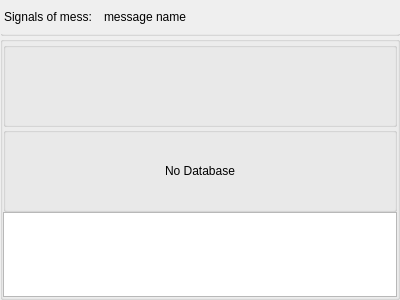
<?xml version="1.0" encoding="UTF-8"?>
<ui version="4.0">
 <class>C_CamGenSigWidget</class>
 <widget class="QWidget" name="C_CamGenSigWidget">
  <property name="geometry">
   <rect>
    <x>0</x>
    <y>0</y>
    <width>400</width>
    <height>300</height>
   </rect>
  </property>
  <property name="windowTitle">
   <string>C_CamGenSigWidget</string>
  </property>
  <layout class="QVBoxLayout" name="verticalLayout" stretch="0,0,1">
   <property name="spacing">
    <number>0</number>
   </property>
   <property name="leftMargin">
    <number>0</number>
   </property>
   <property name="topMargin">
    <number>0</number>
   </property>
   <property name="rightMargin">
    <number>0</number>
   </property>
   <property name="bottomMargin">
    <number>0</number>
   </property>
   <item>
    <layout class="QHBoxLayout" name="horizontalLayout">
     <property name="spacing">
      <number>12</number>
     </property>
     <property name="leftMargin">
      <number>4</number>
     </property>
     <property name="topMargin">
      <number>10</number>
     </property>
     <property name="rightMargin">
      <number>3</number>
     </property>
     <property name="bottomMargin">
      <number>10</number>
     </property>
     <item>
      <widget class="stw::opensyde_gui_elements::C_OgeLabGenericNoPaddingNoMargins" name="pc_LabelHeading">
       <property name="text">
        <string>Signals of mess:</string>
       </property>
      </widget>
     </item>
     <item>
      <widget class="stw::opensyde_gui_elements::C_OgeLabElided" name="pc_LabelHeadingDynamic">
       <property name="sizePolicy">
        <sizepolicy hsizetype="Expanding" vsizetype="Preferred">
         <horstretch>0</horstretch>
         <verstretch>0</verstretch>
        </sizepolicy>
       </property>
       <property name="minimumSize">
        <size>
         <width>30</width>
         <height>0</height>
        </size>
       </property>
       <property name="text">
        <string>message name</string>
       </property>
      </widget>
     </item>
    </layout>
   </item>
   <item>
    <widget class="stw::opensyde_gui_elements::C_CamOgeGbxMessageSignalsBorder" name="groupBox">
     <property name="minimumSize">
      <size>
       <width>0</width>
       <height>2</height>
      </size>
     </property>
     <property name="maximumSize">
      <size>
       <width>16777215</width>
       <height>2</height>
      </size>
     </property>
     <property name="title">
      <string/>
     </property>
    </widget>
   </item>
   <item>
    <widget class="stw::opensyde_gui_elements::C_CamOgeGbxMessageGeneratorBackground" name="pc_GroupBoxSignals">
     <property name="title">
      <string/>
     </property>
     <layout class="QVBoxLayout" name="verticalLayout_2" stretch="1,1,1">
      <property name="spacing">
       <number>0</number>
      </property>
      <property name="leftMargin">
       <number>0</number>
      </property>
      <property name="topMargin">
       <number>0</number>
      </property>
      <property name="rightMargin">
       <number>0</number>
      </property>
      <property name="bottomMargin">
       <number>0</number>
      </property>
      <item>
       <widget class="QGroupBox" name="pc_GroupBoxNoSignals">
        <property name="styleRole" stdset="0">
         <string>transparent</string>
        </property>
        <layout class="QVBoxLayout" name="verticalLayout_3">
         <property name="spacing">
          <number>0</number>
         </property>
         <property name="leftMargin">
          <number>0</number>
         </property>
         <property name="topMargin">
          <number>0</number>
         </property>
         <property name="rightMargin">
          <number>0</number>
         </property>
         <property name="bottomMargin">
          <number>0</number>
         </property>
         <item>
          <spacer name="verticalSpacer_2">
           <property name="orientation">
            <enum>Qt::Vertical</enum>
           </property>
           <property name="sizeHint" stdset="0">
            <size>
             <width>20</width>
             <height>40</height>
            </size>
           </property>
          </spacer>
         </item>
        </layout>
       </widget>
      </item>
      <item>
       <widget class="QGroupBox" name="pc_GroupBoxNoDatabase">
        <property name="styleRole" stdset="0">
         <string>transparent</string>
        </property>
        <layout class="QVBoxLayout" name="verticalLayout_4" stretch="1,0,1">
         <property name="spacing">
          <number>0</number>
         </property>
         <property name="leftMargin">
          <number>0</number>
         </property>
         <property name="topMargin">
          <number>0</number>
         </property>
         <property name="rightMargin">
          <number>0</number>
         </property>
         <property name="bottomMargin">
          <number>0</number>
         </property>
         <item>
          <spacer name="verticalSpacer_3">
           <property name="orientation">
            <enum>Qt::Vertical</enum>
           </property>
           <property name="sizeHint" stdset="0">
            <size>
             <width>20</width>
             <height>40</height>
            </size>
           </property>
          </spacer>
         </item>
         <item>
          <layout class="QHBoxLayout" name="horizontalLayout_2" stretch="1,0,1">
           <item>
            <spacer name="horizontalSpacer_2">
             <property name="orientation">
              <enum>Qt::Horizontal</enum>
             </property>
             <property name="sizeHint" stdset="0">
              <size>
               <width>40</width>
               <height>20</height>
              </size>
             </property>
            </spacer>
           </item>
           <item>
            <widget class="stw::opensyde_gui_elements::C_OgeLabGenericNoPaddingNoMargins" name="pc_LabelNoDatabase">
             <property name="text">
              <string>No Database</string>
             </property>
            </widget>
           </item>
           <item>
            <spacer name="horizontalSpacer_3">
             <property name="orientation">
              <enum>Qt::Horizontal</enum>
             </property>
             <property name="sizeHint" stdset="0">
              <size>
               <width>40</width>
               <height>20</height>
              </size>
             </property>
            </spacer>
           </item>
          </layout>
         </item>
         <item>
          <spacer name="verticalSpacer">
           <property name="orientation">
            <enum>Qt::Vertical</enum>
           </property>
           <property name="sizeHint" stdset="0">
            <size>
             <width>20</width>
             <height>40</height>
            </size>
           </property>
          </spacer>
         </item>
        </layout>
       </widget>
      </item>
      <item>
       <widget class="stw::opensyde_gui::C_CamGenSigTableView" name="pc_TableView"/>
      </item>
     </layout>
    </widget>
   </item>
  </layout>
 </widget>
 <customwidgets>
  <customwidget>
   <class>stw::opensyde_gui_elements::C_OgeLabGenericNoPaddingNoMargins</class>
   <extends>QLabel</extends>
   <header>C_OgeLabGenericNoPaddingNoMargins.hpp</header>
  </customwidget>
  <customwidget>
   <class>stw::opensyde_gui_elements::C_CamOgeGbxMessageGeneratorBackground</class>
   <extends>QGroupBox</extends>
   <header>C_CamOgeGbxMessageGeneratorBackground.hpp</header>
   <container>1</container>
  </customwidget>
  <customwidget>
   <class>stw::opensyde_gui::C_CamGenSigTableView</class>
   <extends>QTableView</extends>
   <header>C_CamGenSigTableView.hpp</header>
  </customwidget>
  <customwidget>
   <class>stw::opensyde_gui_elements::C_CamOgeGbxMessageSignalsBorder</class>
   <extends>QGroupBox</extends>
   <header>C_CamOgeGbxMessageSignalsBorder.hpp</header>
   <container>1</container>
  </customwidget>
  <customwidget>
   <class>stw::opensyde_gui_elements::C_OgeLabElided</class>
   <extends>QLabel</extends>
   <header>C_OgeLabElided.hpp</header>
  </customwidget>
 </customwidgets>
 <resources/>
 <connections/>
</ui>
